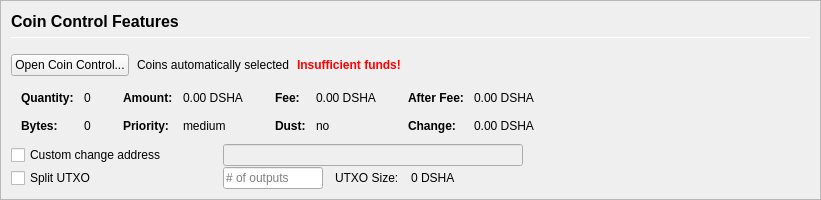
         <widget class="QFrame" name="frameCoinControl">
          <property name="sizePolicy">
           <sizepolicy hsizetype="Expanding" vsizetype="Expanding">
            <horstretch>0</horstretch>
            <verstretch>0</verstretch>
           </sizepolicy>
          </property>
          <property name="maximumSize">
           <size>
            <width>16777215</width>
            <height>16777215</height>
           </size>
          </property>
          <property name="frameShape">
           <enum>QFrame::StyledPanel</enum>
          </property>
          <property name="frameShadow">
           <enum>QFrame::Sunken</enum>
          </property>
          <layout class="QVBoxLayout" name="verticalLayoutCoinControl2">
           <property name="spacing">
            <number>0</number>
           </property>
           <property name="leftMargin">
            <number>0</number>
           </property>
           <property name="topMargin">
            <number>0</number>
           </property>
           <property name="rightMargin">
            <number>0</number>
           </property>
           <property name="bottomMargin">
            <number>0</number>
           </property>
           <item>
            <widget class="QFrame" name="frameCoinControl_BG">
             <layout class="QVBoxLayout" name="verticalLayoutCoinControl" stretch="0,0,0,0,0,0">
              <property name="spacing">
               <number>1</number>
              </property>
              <property name="leftMargin">
               <number>10</number>
              </property>
              <property name="topMargin">
               <number>10</number>
              </property>
              <item>
               <layout class="QHBoxLayout" name="horizontalLayoutCoinControl1">
                <property name="bottomMargin">
                 <number>15</number>
                </property>
                <item>
                 <layout class="QVBoxLayout" name="verticalLayout_3">
                  <property name="spacing">
                   <number>6</number>
                  </property>
                  <item>
                   <widget class="QLabel" name="labelCoinControlFeatures">
                    <property name="sizePolicy">
                     <sizepolicy hsizetype="Preferred" vsizetype="Maximum">
                      <horstretch>0</horstretch>
                      <verstretch>0</verstretch>
                     </sizepolicy>
                    </property>
                    <property name="minimumSize">
                     <size>
                      <width>0</width>
                      <height>20</height>
                     </size>
                    </property>
                    <property name="font">
                     <font>
                      <pointsize>12</pointsize>
                      <weight>75</weight>
                      <bold>true</bold>
                     </font>
                    </property>
                    <property name="styleSheet">
                     <string notr="true">font-weight:bold;</string>
                    </property>
                    <property name="text">
                     <string>Coin Control Features</string>
                    </property>
                   </widget>
                  </item>
                  <item>
                   <widget class="Line" name="line">
                    <property name="minimumSize">
                     <size>
                      <width>0</width>
                      <height>1</height>
                     </size>
                    </property>
                    <property name="maximumSize">
                     <size>
                      <width>16777215</width>
                      <height>1</height>
                     </size>
                    </property>
                    <property name="orientation">
                     <enum>Qt::Horizontal</enum>
                    </property>
                   </widget>
                  </item>
                 </layout>
                </item>
               </layout>
              </item>
              <item>
               <layout class="QHBoxLayout" name="horizontalLayoutCoinControl2" stretch="0,0,0,0">
                <property name="spacing">
                 <number>8</number>
                </property>
                <property name="bottomMargin">
                 <number>10</number>
                </property>
                <item>
                 <widget class="QPushButton" name="pushButtonCoinControl">
                  <property name="styleSheet">
                   <string notr="true"/>
                  </property>
                  <property name="text">
                   <string>Open Coin Control...</string>
                  </property>
                  <property name="autoDefault">
                   <bool>false</bool>
                  </property>
                 </widget>
                </item>
                <item>
                 <widget class="QLabel" name="labelCoinControlAutomaticallySelected">
                  <property name="text">
                   <string>Coins automatically selected</string>
                  </property>
                  <property name="margin">
                   <number>5</number>
                  </property>
                 </widget>
                </item>
                <item>
                 <widget class="QLabel" name="labelCoinControlInsuffFunds">
                  <property name="font">
                   <font>
                    <weight>75</weight>
                    <bold>true</bold>
                   </font>
                  </property>
                  <property name="styleSheet">
                   <string notr="true">color:red;font-weight:bold;</string>
                  </property>
                  <property name="text">
                   <string>Insufficient funds!</string>
                  </property>
                  <property name="margin">
                   <number>5</number>
                  </property>
                 </widget>
                </item>
                <item>
                 <spacer name="horizontalSpacerCoinControl">
                  <property name="orientation">
                   <enum>Qt::Horizontal</enum>
                  </property>
                  <property name="sizeHint" stdset="0">
                   <size>
                    <width>40</width>
                    <height>1</height>
                   </size>
                  </property>
                 </spacer>
                </item>
               </layout>
              </item>
              <item>
               <widget class="QWidget" name="widgetCoinControl" native="true">
                <property name="sizePolicy">
                 <sizepolicy hsizetype="Preferred" vsizetype="Preferred">
                  <horstretch>0</horstretch>
                  <verstretch>0</verstretch>
                 </sizepolicy>
                </property>
                <property name="minimumSize">
                 <size>
                  <width>0</width>
                  <height>0</height>
                 </size>
                </property>
                <property name="styleSheet">
                 <string notr="true"/>
                </property>
                <layout class="QHBoxLayout" name="horizontalLayoutCoinControl5">
                 <property name="leftMargin">
                  <number>0</number>
                 </property>
                 <property name="topMargin">
                  <number>0</number>
                 </property>
                 <property name="rightMargin">
                  <number>0</number>
                 </property>
                 <property name="bottomMargin">
                  <number>0</number>
                 </property>
                 <item>
                  <layout class="QHBoxLayout" name="horizontalLayoutCoinControl3" stretch="0,0,0,1">
                   <property name="spacing">
                    <number>20</number>
                   </property>
                   <property name="topMargin">
                    <number>0</number>
                   </property>
                   <property name="bottomMargin">
                    <number>10</number>
                   </property>
                   <item>
                    <layout class="QFormLayout" name="formLayoutCoinControl1">
                     <property name="horizontalSpacing">
                      <number>10</number>
                     </property>
                     <property name="verticalSpacing">
                      <number>14</number>
                     </property>
                     <property name="leftMargin">
                      <number>10</number>
                     </property>
                     <property name="topMargin">
                      <number>4</number>
                     </property>
                     <property name="rightMargin">
                      <number>6</number>
                     </property>
                     <item row="0" column="0">
                      <widget class="QLabel" name="labelCoinControlQuantityText">
                       <property name="font">
                        <font>
                         <weight>75</weight>
                         <bold>true</bold>
                        </font>
                       </property>
                       <property name="text">
                        <string>Quantity:</string>
                       </property>
                       <property name="margin">
                        <number>0</number>
                       </property>
                      </widget>
                     </item>
                     <item row="0" column="1">
                      <widget class="QLabel" name="labelCoinControlQuantity">
                       <property name="cursor">
                        <cursorShape>IBeamCursor</cursorShape>
                       </property>
                       <property name="contextMenuPolicy">
                        <enum>Qt::ActionsContextMenu</enum>
                       </property>
                       <property name="text">
                        <string notr="true">0</string>
                       </property>
                       <property name="margin">
                        <number>0</number>
                       </property>
                       <property name="textInteractionFlags">
                        <set>Qt::LinksAccessibleByMouse|Qt::TextSelectableByKeyboard|Qt::TextSelectableByMouse</set>
                       </property>
                      </widget>
                     </item>
                     <item row="1" column="0">
                      <widget class="QLabel" name="labelCoinControlBytesText">
                       <property name="font">
                        <font>
                         <weight>75</weight>
                         <bold>true</bold>
                        </font>
                       </property>
                       <property name="text">
                        <string>Bytes:</string>
                       </property>
                      </widget>
                     </item>
                     <item row="1" column="1">
                      <widget class="QLabel" name="labelCoinControlBytes">
                       <property name="cursor">
                        <cursorShape>IBeamCursor</cursorShape>
                       </property>
                       <property name="contextMenuPolicy">
                        <enum>Qt::ActionsContextMenu</enum>
                       </property>
                       <property name="text">
                        <string notr="true">0</string>
                       </property>
                       <property name="textInteractionFlags">
                        <set>Qt::LinksAccessibleByMouse|Qt::TextSelectableByKeyboard|Qt::TextSelectableByMouse</set>
                       </property>
                      </widget>
                     </item>
                    </layout>
                   </item>
                   <item>
                    <layout class="QFormLayout" name="formLayoutCoinControl2">
                     <property name="horizontalSpacing">
                      <number>10</number>
                     </property>
                     <property name="verticalSpacing">
                      <number>14</number>
                     </property>
                     <property name="leftMargin">
                      <number>6</number>
                     </property>
                     <property name="topMargin">
                      <number>4</number>
                     </property>
                     <property name="rightMargin">
                      <number>6</number>
                     </property>
                     <item row="0" column="0">
                      <widget class="QLabel" name="labelCoinControlAmountText">
                       <property name="font">
                        <font>
                         <weight>75</weight>
                         <bold>true</bold>
                        </font>
                       </property>
                       <property name="text">
                        <string>Amount:</string>
                       </property>
                       <property name="margin">
                        <number>0</number>
                       </property>
                      </widget>
                     </item>
                     <item row="0" column="1">
                      <widget class="QLabel" name="labelCoinControlAmount">
                       <property name="cursor">
                        <cursorShape>IBeamCursor</cursorShape>
                       </property>
                       <property name="contextMenuPolicy">
                        <enum>Qt::ActionsContextMenu</enum>
                       </property>
                       <property name="text">
                        <string notr="true">0.00 DSHA</string>
                       </property>
                       <property name="textInteractionFlags">
                        <set>Qt::LinksAccessibleByMouse|Qt::TextSelectableByKeyboard|Qt::TextSelectableByMouse</set>
                       </property>
                      </widget>
                     </item>
                     <item row="1" column="0">
                      <widget class="QLabel" name="labelCoinControlPriorityText">
                       <property name="font">
                        <font>
                         <weight>75</weight>
                         <bold>true</bold>
                        </font>
                       </property>
                       <property name="text">
                        <string>Priority:</string>
                       </property>
                      </widget>
                     </item>
                     <item row="1" column="1">
                      <widget class="QLabel" name="labelCoinControlPriority">
                       <property name="cursor">
                        <cursorShape>IBeamCursor</cursorShape>
                       </property>
                       <property name="contextMenuPolicy">
                        <enum>Qt::ActionsContextMenu</enum>
                       </property>
                       <property name="text">
                        <string>medium</string>
                       </property>
                       <property name="textInteractionFlags">
                        <set>Qt::LinksAccessibleByMouse|Qt::TextSelectableByKeyboard|Qt::TextSelectableByMouse</set>
                       </property>
                      </widget>
                     </item>
                    </layout>
                   </item>
                   <item>
                    <layout class="QFormLayout" name="formLayoutCoinControl3">
                     <property name="horizontalSpacing">
                      <number>10</number>
                     </property>
                     <property name="verticalSpacing">
                      <number>14</number>
                     </property>
                     <property name="leftMargin">
                      <number>6</number>
                     </property>
                     <property name="topMargin">
                      <number>4</number>
                     </property>
                     <property name="rightMargin">
                      <number>6</number>
                     </property>
                     <item row="0" column="0">
                      <widget class="QLabel" name="labelCoinControlFeeText">
                       <property name="font">
                        <font>
                         <weight>75</weight>
                         <bold>true</bold>
                        </font>
                       </property>
                       <property name="text">
                        <string>Fee:</string>
                       </property>
                       <property name="margin">
                        <number>0</number>
                       </property>
                      </widget>
                     </item>
                     <item row="0" column="1">
                      <widget class="QLabel" name="labelCoinControlFee">
                       <property name="cursor">
                        <cursorShape>IBeamCursor</cursorShape>
                       </property>
                       <property name="contextMenuPolicy">
                        <enum>Qt::ActionsContextMenu</enum>
                       </property>
                       <property name="text">
                        <string notr="true">0.00 DSHA</string>
                       </property>
                       <property name="textInteractionFlags">
                        <set>Qt::LinksAccessibleByMouse|Qt::TextSelectableByKeyboard|Qt::TextSelectableByMouse</set>
                       </property>
                      </widget>
                     </item>
                     <item row="1" column="0">
                      <widget class="QLabel" name="labelCoinControlLowOutputText">
                       <property name="font">
                        <font>
                         <weight>75</weight>
                         <bold>true</bold>
                        </font>
                       </property>
                       <property name="text">
                        <string>Dust:</string>
                       </property>
                      </widget>
                     </item>
                     <item row="1" column="1">
                      <widget class="QLabel" name="labelCoinControlLowOutput">
                       <property name="cursor">
                        <cursorShape>IBeamCursor</cursorShape>
                       </property>
                       <property name="contextMenuPolicy">
                        <enum>Qt::ActionsContextMenu</enum>
                       </property>
                       <property name="text">
                        <string>no</string>
                       </property>
                       <property name="textInteractionFlags">
                        <set>Qt::LinksAccessibleByMouse|Qt::TextSelectableByKeyboard|Qt::TextSelectableByMouse</set>
                       </property>
                      </widget>
                     </item>
                    </layout>
                   </item>
                   <item>
                    <layout class="QFormLayout" name="formLayoutCoinControl4">
                     <property name="horizontalSpacing">
                      <number>10</number>
                     </property>
                     <property name="verticalSpacing">
                      <number>14</number>
                     </property>
                     <property name="leftMargin">
                      <number>6</number>
                     </property>
                     <property name="topMargin">
                      <number>4</number>
                     </property>
                     <property name="rightMargin">
                      <number>6</number>
                     </property>
                     <item row="0" column="0">
                      <widget class="QLabel" name="labelCoinControlAfterFeeText">
                       <property name="font">
                        <font>
                         <weight>75</weight>
                         <bold>true</bold>
                        </font>
                       </property>
                       <property name="text">
                        <string>After Fee:</string>
                       </property>
                       <property name="margin">
                        <number>0</number>
                       </property>
                      </widget>
                     </item>
                     <item row="0" column="1">
                      <widget class="QLabel" name="labelCoinControlAfterFee">
                       <property name="cursor">
                        <cursorShape>IBeamCursor</cursorShape>
                       </property>
                       <property name="contextMenuPolicy">
                        <enum>Qt::ActionsContextMenu</enum>
                       </property>
                       <property name="text">
                        <string notr="true">0.00 DSHA</string>
                       </property>
                       <property name="textInteractionFlags">
                        <set>Qt::LinksAccessibleByMouse|Qt::TextSelectableByKeyboard|Qt::TextSelectableByMouse</set>
                       </property>
                      </widget>
                     </item>
                     <item row="1" column="0">
                      <widget class="QLabel" name="labelCoinControlChangeText">
                       <property name="font">
                        <font>
                         <weight>75</weight>
                         <bold>true</bold>
                        </font>
                       </property>
                       <property name="text">
                        <string>Change:</string>
                       </property>
                      </widget>
                     </item>
                     <item row="1" column="1">
                      <widget class="QLabel" name="labelCoinControlChange">
                       <property name="cursor">
                        <cursorShape>IBeamCursor</cursorShape>
                       </property>
                       <property name="contextMenuPolicy">
                        <enum>Qt::ActionsContextMenu</enum>
                       </property>
                       <property name="text">
                        <string notr="true">0.00 DSHA</string>
                       </property>
                       <property name="textInteractionFlags">
                        <set>Qt::LinksAccessibleByMouse|Qt::TextSelectableByKeyboard|Qt::TextSelectableByMouse</set>
                       </property>
                      </widget>
                     </item>
                    </layout>
                   </item>
                  </layout>
                 </item>
                </layout>
               </widget>
              </item>
              <item>
               <layout class="QHBoxLayout" name="horizontalLayoutCoinControl4">
                <property name="spacing">
                 <number>12</number>
                </property>
                <property name="sizeConstraint">
                 <enum>QLayout::SetDefaultConstraint</enum>
                </property>
                <property name="topMargin">
                 <number>0</number>
                </property>
                <property name="rightMargin">
                 <number>0</number>
                </property>
                <item>
                 <widget class="QCheckBox" name="checkBoxCoinControlChange">
                  <property name="sizePolicy">
                   <sizepolicy hsizetype="Preferred" vsizetype="Preferred">
                    <horstretch>0</horstretch>
                    <verstretch>0</verstretch>
                   </sizepolicy>
                  </property>
                  <property name="minimumSize">
                   <size>
                    <width>200</width>
                    <height>0</height>
                   </size>
                  </property>
                  <property name="maximumSize">
                   <size>
                    <width>200</width>
                    <height>16777215</height>
                   </size>
                  </property>
                  <property name="toolTip">
                   <string>If this is activated, but the change address is empty or invalid, change will be sent to a newly generated address.</string>
                  </property>
                  <property name="text">
                   <string>Custom change address</string>
                  </property>
                 </widget>
                </item>
                <item>
                 <widget class="QValidatedLineEdit" name="lineEditCoinControlChange">
                  <property name="enabled">
                   <bool>false</bool>
                  </property>
                  <property name="sizePolicy">
                   <sizepolicy hsizetype="Preferred" vsizetype="Preferred">
                    <horstretch>0</horstretch>
                    <verstretch>0</verstretch>
                   </sizepolicy>
                  </property>
                  <property name="minimumSize">
                   <size>
                    <width>300</width>
                    <height>0</height>
                   </size>
                  </property>
                 </widget>
                </item>
                <item>
                 <widget class="QLabel" name="labelCoinControlChangeLabel">
                  <property name="sizePolicy">
                   <sizepolicy hsizetype="Preferred" vsizetype="Preferred">
                    <horstretch>0</horstretch>
                    <verstretch>0</verstretch>
                   </sizepolicy>
                  </property>
                  <property name="minimumSize">
                   <size>
                    <width>100</width>
                    <height>0</height>
                   </size>
                  </property>
                  <property name="text">
                   <string/>
                  </property>
                  <property name="margin">
                   <number>3</number>
                  </property>
                 </widget>
                </item>
               </layout>
              </item>
              <item>
               <layout class="QHBoxLayout" name="horizontalLayoutCoinControl6">
                <property name="spacing">
                 <number>12</number>
                </property>
                <property name="rightMargin">
                 <number>0</number>
                </property>
                <item>
                 <widget class="QCheckBox" name="splitBlockCheckBox">
                  <property name="sizePolicy">
                   <sizepolicy hsizetype="Preferred" vsizetype="Preferred">
                    <horstretch>0</horstretch>
                    <verstretch>0</verstretch>
                   </sizepolicy>
                  </property>
                  <property name="minimumSize">
                   <size>
                    <width>200</width>
                    <height>0</height>
                   </size>
                  </property>
                  <property name="maximumSize">
                   <size>
                    <width>200</width>
                    <height>16777215</height>
                   </size>
                  </property>
                  <property name="text">
                   <string>Split UTXO</string>
                  </property>
                 </widget>
                </item>
                <item>
                 <widget class="QLineEdit" name="splitBlockLineEdit">
                  <property name="sizePolicy">
                   <sizepolicy hsizetype="Preferred" vsizetype="Preferred">
                    <horstretch>50</horstretch>
                    <verstretch>0</verstretch>
                   </sizepolicy>
                  </property>
                  <property name="minimumSize">
                   <size>
                    <width>100</width>
                    <height>0</height>
                   </size>
                  </property>
                  <property name="maximumSize">
                   <size>
                    <width>100</width>
                    <height>16777215</height>
                   </size>
                  </property>
                  <property name="placeholderText">
                   <string># of outputs</string>
                  </property>
                 </widget>
                </item>
                <item>
                 <widget class="QLabel" name="labelBlockSizeText">
                  <property name="text">
                   <string>UTXO Size:</string>
                  </property>
                 </widget>
                </item>
                <item>
                 <widget class="QLabel" name="labelBlockSize">
                  <property name="text">
                   <string>0 DSHA</string>
                  </property>
                 </widget>
                </item>
                <item>
                 <spacer name="horizontalSpacer_7">
                  <property name="orientation">
                   <enum>Qt::Horizontal</enum>
                  </property>
                  <property name="sizeHint" stdset="0">
                   <size>
                    <width>40</width>
                    <height>20</height>
                   </size>
                  </property>
                 </spacer>
                </item>
               </layout>
              </item>
              <item>
               <spacer name="verticalSpacerCoinControl">
                <property name="orientation">
                 <enum>Qt::Vertical</enum>
                </property>
                <property name="sizeHint" stdset="0">
                 <size>
                  <width>800</width>
                  <height>1</height>
                 </size>
                </property>
               </spacer>
              </item>
             </layout>
            </widget>
           </item>
          </layout>
         </widget>
